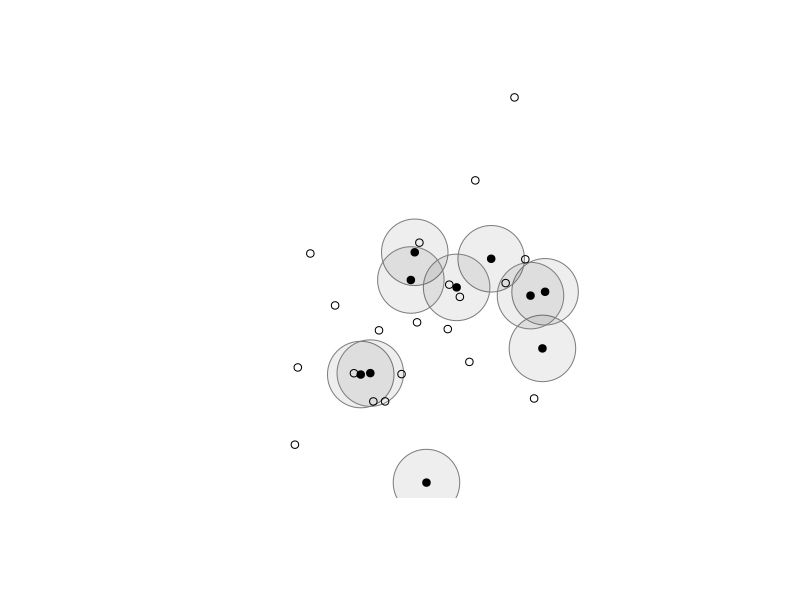
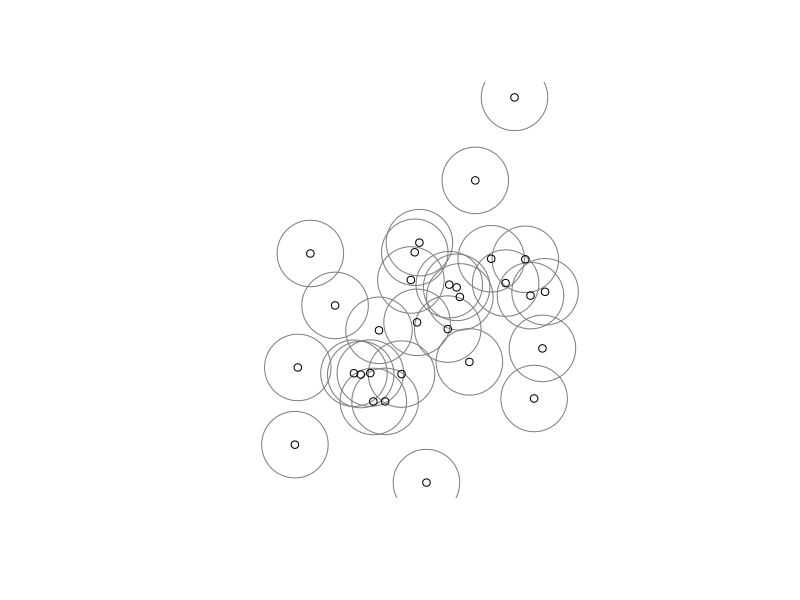
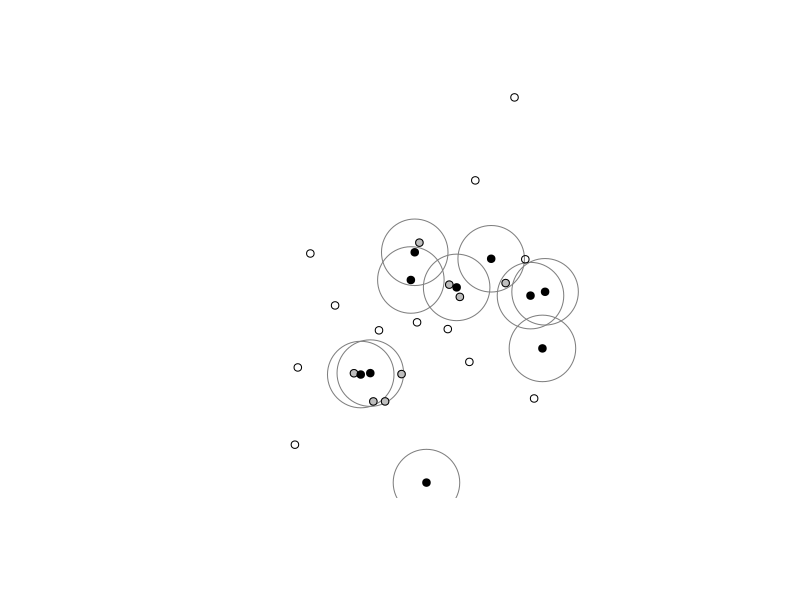
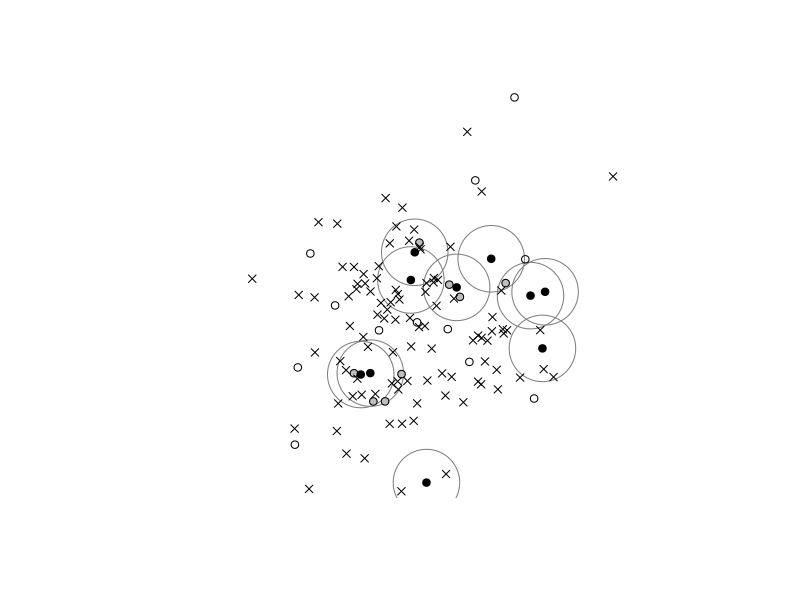

R code for these plots, in order:
rm(list = ls())

set.seed(1337)

# Establish parameters

# Number of total units in the "main experimental pop"
NS <- 30
# Number treated
ntreatedS <- 10

# True radius for spillover
radius <- .5

# Too small radius, used for misspecification
radiusW <- .25

# Too large radius, used for generating non-experimental density "effects"
radiusB <- .75

# Number of randomizations
numrands <- 10000

# Generate coordinates
ax <- rnorm(NS*2)
coordsS <- cbind(ax[1:(NS)],ax[(NS+1):(2*NS)])

# To multiply the population, ala Brewer, in completely separate groups. Setting this to 10 replicates the 100 out of 300 specification reported in the book.
numrepeater <- 1

N <- NS*numrepeater
ntreated <- ntreatedS*numrepeater
coords <- coordsS[rep(c(1:NS),numrepeater),] + cbind(2*(max(coordsS[,1])-min(coordsS[,1])+radius)*sort(rep(c(0:(numrepeater-1)),NS)),0)

# Generate non-experimental units, coordinates
NnonexpS <- 100
coordsNonS <- cbind(rnorm(NnonexpS),rnorm(NnonexpS))

Nnonexp <- NnonexpS*numrepeater

coordsNon <- coordsNonS[rep(c(1:NnonexpS),numrepeater),] + cbind(2*(max(coordsS[,1])-min(coordsS[,1])+radius)*sort(rep(c(0:(numrepeater-1)),NnonexpS)),0)


#######

# Generate distance matrix
distmat <- as.matrix(dist(coords))

# non-experimental distances to experimental units
distmatNon <- as.matrix(dist(rbind(coords,coordsNon)))[1:N,(N+1):(N+Nnonexp)]

# Calculate number of units near each unit (right, small, large)
numnear <- apply(distmat,1,function(x) sum(x < radius)) - 1
numnearW <- apply(distmat,1,function(x) sum(x < radiusW)) - 1
numnearB <- apply(distmat,1,function(x) sum(x < radiusB)) - 1

# Calculate number of units near each nonexperiment unit (right, small, large)
numnearNon <- apply(distmatNon,2,function(x) sum(x < radius))
numnearNonW <- apply(distmatNon,2,function(x) sum(x < radiusW))
numnearNonB <- apply(distmatNon,2,function(x) sum(x < radiusB))

# Base POs
Y00 <- 10 + numnearB*10

# Treatmen Effects
t01 <- -5
t10 <- 5
t11 <- -7

Y01 <- Y00 + t01
Y10 <- Y00 + t10
Y11 <- Y00 + t11

# Randomly generate treatment assignments
treat <- sample(c(rep(0,N-ntreated),rep(1,ntreated)))
#sample(sample(sample(c(rep(1,ntreated),rep(0,N-ntreated)))))

# True POs for units eligible for all treatments
mean(Y00[numnear>0])
mean(Y10[numnear>0])
mean(Y01[numnear>0])
mean(Y11[numnear>0])

# Generate non-exp POs
Y00Non <- 0 + numnearNonB
Y10Non <- Y00Non + t10

# Generate treatment conditions -- exposure condition defined by "cond"
distmattreat <- distmat + (1-treat)*100
numtreat <- apply(distmattreat,2,function(x) sum(x < radius)) - treat
cond <- 10*(numtreat > 0) + treat

numtreatW <- apply(distmattreat,2,function(x) sum(x < radiusW)) - treat
condW <- 10*(numtreatW > 0) + treat

distmatNontreat <- distmatNon + (1-treat)*100
numtreatNon <- apply(distmatNontreat,2,function(x) sum(x < radius))
condNon <- 10*(numtreatNon > 0)

cond[numnear>0]
table(numnear,treat)

# Generate observed outcomes
Y <- Y00
Y[cond==1] <- Y01[cond==1]
Y[cond==11] <- Y11[cond==11]
Y[cond==10] <- Y10[cond==10]

mean(Y[treat==1]) - mean(Y[treat==0])

# Estimate probability of exposure for correct model and wrong-radius model
# Order: 00, 01, 10, 11
pmat <- pmatW <- matrix(0,N,4)

# Scalar probability (10) for non-experimental units.
pNon <- rep(0,Nnonexp)

for (i in 1:numrands) {
	treatri <- sample(treat)
	distmattreat <- distmat + (1-treatri)*100
	numtreat <- apply(distmattreat,2,function(x) sum(x < radius)) - treatri
	condri <- 2*(numtreat > 0) + treatri + 1
	for (j in 1:N) pmat[j,condri[j]] <- pmat[j,condri[j]] + 1
	
	# wrong radius
	numtreat <- apply(distmattreat,2,function(x) sum(x < radiusW)) - treatri
	condri <- 2*(numtreat > 0) + treatri + 1
	for (j in 1:N) pmatW[j,condri[j]] <- pmatW[j,condri[j]] + 1
	
	# non-experimental units
	distmatNontreat <- distmatNon + (1-treatri)*100
	numtreatNon <- apply(distmatNontreat,2,function(x) sum(x < radius))
	pNon <- pNon +  (numtreatNon > 0)
	
	if (i %% 1000 == 0) cat(i,"")
	}
	
####### No one near - can estimate simple diff in means

summary(lm(Y[numnear == 0]~treat[numnear==0]))

####### Someone near - need to apply IPW

pscoremat <- pmat/numrands
pscorematW <- pmatW/numrands
pscoreNon <- pNon/numrands

#weight <- rep(NA,0)

weight <- 1/pscoremat[,1]

for (j in 1:N) {
	if (cond[j] == 01) weight[j] <- 1/pscoremat[j,2]
	if (cond[j] == 10) weight[j] <- 1/pscoremat[j,3]
	if (cond[j] == 11) weight[j] <- 1/pscoremat[j,4]
	}

######### Get Distribution

Y00mean <- Y10mean <- Y01mean <- Y11mean <- Y0meanN <- Y1meanN <- rep(NA,numrands)
Y00meanW <- Y10meanW <- Y01meanW <- Y11meanW <- Y0meanNW <- Y1meanNW <- rep(NA,numrands)
Y00meanna <- Y10meanna <- Y01meanna <- Y11meanna <- rep(NA,numrands)
Y00meanT <- Y10meanT <- Y01meanT <- Y11meanT <- Y0meanNT <- Y1meanNT <- rep(NA,numrands)
tauS <- tauNon <- rep(NA,numrands)

Nright <- sum(numnear >0)

# This is just going to iterate through the randomization distribution

for (i in 1:numrands) {
	
	# Generate treatment assignments, exposure conditions
	
	treatri <- sample(treat)
	distmattreat <- distmat + (1-treatri)*100
	numtreat <- apply(distmattreat,2,function(x) sum(x < radius)) - treatri
	condri <- 10*(numtreat > 0) + treatri

	# Regenerate POs

	Yri <- Y00
	Yri[condri==1] <- Y01[condri==1]
	Yri[condri==11] <- Y11[condri==11]
	Yri[condri==10] <- Y10[condri==10]
	
	# For units with no one near

	Y1meanN[i] <- mean(Yri[numnear == 0 & treatri == 1])
	Y0meanN[i] <- mean(Yri[numnear == 0 & treatri == 0])

	# Generate weights

	weightri <- 1/pscoremat[,1]

	for (j in 1:N) {
		if (condri[j] == 01) weightri[j] <- 1/pscoremat[j,2]
		if (condri[j] == 10) weightri[j] <- 1/pscoremat[j,3]
		if (condri[j] == 11) weightri[j] <- 1/pscoremat[j,4]
	}
	
	# Estimate all effects

	Y00meanT[i] <- sum(Yri[numnear > 0 & condri == 00]*weightri[numnear > 0 & condri == 00])/Nright
	Y00mean[i] <- weighted.mean(Yri[numnear > 0 & condri == 00],weightri[numnear > 0 & condri == 00])
	Y10meanT[i] <- sum(Yri[numnear > 0 & condri == 10]*weightri[numnear > 0 & condri == 10])/Nright
	Y10mean[i] <- weighted.mean(Yri[numnear > 0 & condri == 10],weightri[numnear > 0 & condri == 10])
	Y01meanT[i] <- sum(Yri[numnear > 0 & condri == 01]*weightri[numnear > 0 & condri == 01])/Nright
	Y01mean[i] <- weighted.mean(Yri[numnear > 0 & condri == 01],weightri[numnear > 0 & condri == 01])
	Y11meanT[i] <- sum(Yri[numnear > 0 & condri == 11]*weightri[numnear > 0 & condri == 11])/Nright
	Y11mean[i] <- weighted.mean(Yri[numnear > 0 & condri == 11],weightri[numnear > 0 & condri == 11])

	Y00meanna[i] <- mean(Yri[condri==00])
	Y01meanna[i] <- mean(Yri[condri==01])
	Y10meanna[i] <- mean(Yri[condri==10])
	Y11meanna[i] <- mean(Yri[condri==11])

	tauS[i] <- mean(Yri[treatri==1]) - mean(Yri[treatri==0])

	# A naive model, where the wrong radius is specified

	numtreatW <- apply(distmattreat,2,function(x) sum(x < radiusW)) - treatri
	condriW <- 10*(numtreatW > 0) + treatri

	weightriW <- 1/pscorematW[,1]

	for (j in 1:N) {
		if (condriW[j] == 01) weightriW[j] <- 1/pscorematW[j,2]
		if (condriW[j] == 10) weightriW[j] <- 1/pscorematW[j,3]
		if (condriW[j] == 11) weightriW[j] <- 1/pscorematW[j,4]
	}


	Y1meanNW[i] <- mean(Yri[numnearW == 0 & treatri == 1])
	Y0meanNW[i] <- mean(Yri[numnearW == 0 & treatri == 0])
	Y00meanW[i] <- weighted.mean(Yri[numnearW > 0 & condriW == 00],weightriW[numnearW > 0 & condriW == 00])
	Y10meanW[i] <- weighted.mean(Yri[numnearW > 0 & condriW == 10],weightriW[numnearW > 0 & condriW == 10])
	Y01meanW[i] <- weighted.mean(Yri[numnearW > 0 & condriW == 01],weightriW[numnearW > 0 & condriW == 01])
	Y11meanW[i] <- weighted.mean(Yri[numnearW > 0 & condriW == 11],weightriW[numnearW > 0 & condriW == 11])

	# Using non-experimental units

	distmatNontreat <- distmatNon + (1-treatri)*100
	numtreatNon <- apply(distmatNontreat,2,function(x) sum(x < radius))
	condriNon <- 10*(numtreatNon > 0)

	tauNon[i] <- weighted.mean(Y10Non[numnearNon > 0 & condriNon == 10],1/pscoreNon[numnearNon > 0 & condriNon == 10]) - weighted.mean(Y00Non[numnearNon > 0 & condriNon == 00],1/(1-pscoreNon)[numnearNon > 0 & condriNon == 00])

	if (i %% 1000 == 0) cat(i,"")
	}

######### Details the true means for the exposure-eligible units

mean(Y00[numnear>0])
summary(Y00mean)
summary(Y00meanT)

mean(Y10[numnear>0])
summary(Y10mean)
summary(Y10meanT)

mean(Y01[numnear>0])
summary(Y01mean)
summary(Y01meanT)

mean(Y11[numnear>0])
summary(Y11mean)
summary(Y11meanT)

### This is the point estimates for the naive diffs in means

mean(Y[cond==01]) - mean(Y[cond==0])
mean(Y[cond==10]) - mean(Y[cond==0])
mean(Y[cond==11]) - mean(Y[cond==0])

### Now the correct, IPW diff-in-means

# stratum 1 - no spillover-eligible

weighted.mean(Y[cond==01 & numnear == 0],weights=weight[cond==01 & numnear == 0]) -  weighted.mean(Y[cond==0 & numnear == 0],weights=weight[cond==0 & numnear == 0])

# stratum 2 - spillover-eligible

weighted.mean(Y[cond==01 & numnear > 0],weights=weight[cond==01 & numnear > 0]) - weighted.mean(Y[cond==0 & numnear > 0],weights=weight[cond==0 & numnear > 0])
weighted.mean(Y[cond==10 & numnear > 0],weights=weight[cond==10 & numnear > 0])- weighted.mean(Y[cond==0 & numnear > 0],weights=weight[cond==0 & numnear > 0])
weighted.mean(Y[cond==11 & numnear > 0],weights=weight[cond==11 & numnear > 0]) - weighted.mean(Y[cond==0 & numnear > 0],weights=weight[cond==0 & numnear > 0])

# non-experimental

weighted.mean(Y10Non[numnearNon > 0 & condNon == 10],1/pscoreNon[numnearNon > 0 & condNon == 10]) - weighted.mean(Y00Non[numnearNon > 0 & condNon == 00],1/(1-pscoreNon)[numnearNon > 0 & condNon == 00])

### True effects

mean(Y01[numnear>0]-Y00[numnear>0])
mean(Y10[numnear>0]-Y00[numnear>0])
mean(Y11[numnear>0]-Y00[numnear>0])

mean(Y10Non[numnearNon>0]-Y00Non[numnearNon>0])


### Describe the randomization distributions of all effects

# Correct, spillover-ineligible
summary(Y1meanN-Y0meanN)
sd(Y1meanN-Y0meanN,na.rm=TRUE)

# Correct, spillover-eligible
summary(Y01mean-Y00mean)
sd(Y01mean-Y00mean,na.rm=TRUE)
summary(Y10mean-Y00mean)
sd(Y10mean-Y00mean,na.rm=TRUE)
summary(Y11mean-Y00mean)
sd(Y11mean-Y00mean,na.rm=TRUE)

### Assuming no spillover
summary(tauS)

### No weights
summary(Y01meanna-Y00meanna)
summary(Y10meanna-Y00meanna)
summary(Y11meanna-Y00meanna)

### Wrong model of spillover
summary(Y1meanNW-Y0meanNW)
summary(Y01meanW-Y00meanW)
summary(Y10meanW-Y00meanW)
summary(Y11meanW-Y00meanW)

### Non-experimental units
summary(tauNon)

######## Put together some plots

plot(coords,type="n",asp=1,axes=FALSE,xlab="",ylab="")
symbols(coords[treat==1,],circles=rep(radius,ntreated),inches=FALSE,fg="grey50",bg="#00000011",add=TRUE)
points(coords[treat==0,])
points(coords[treat==1,],pch=19)

########

#####

# Now, we're going to repeat everything above with hypothesized potential outcomes, to estimate confidence intervals. No difference in interpreting the code, everything is just estimated now.

tauestN <- weighted.mean(Y[cond==01 & numnear == 0],weights=weight[cond==01 & numnear == 0]) - weighted.mean(Y[cond==0 & numnear == 0],weights=weight[cond==0 & numnear == 0])

tau01est <- weighted.mean(Y[cond==01 & numnear > 0],weights=weight[cond==01 & numnear > 0]) - weighted.mean(Y[cond==0 & numnear > 0],weights=weight[cond==0 & numnear > 0])
tau10est <- weighted.mean(Y[cond==10 & numnear > 0],weights=weight[cond==10 & numnear > 0])- weighted.mean(Y[cond==0 & numnear > 0],weights=weight[cond==0 & numnear > 0])
tau11est <- weighted.mean(Y[cond==11 & numnear > 0],weights=weight[cond==11 & numnear > 0])- weighted.mean(Y[cond==0 & numnear > 0],weights=weight[cond==0 & numnear > 0])

tauestNon <- weighted.mean(Y10Non[numnearNon > 0 & condNon == 10],1/pscoreNon[numnearNon > 0 & condNon == 10]) - weighted.mean(Y00Non[numnearNon > 0 & condNon == 00],1/pscoreNon[numnearNon > 0 & condNon == 00])

Y00est <- Y01est <- Y10est <- Y11est <- Y

Y00est[cond == 01] <- Y[cond == 01] - tau01est
Y00est[cond == 10] <- Y[cond == 10] - tau10est
Y00est[cond == 11] <- Y[cond == 11] - tau11est

Y01est[cond == 00] <- Y[cond == 00] + tau01est
Y01est[cond == 10] <- Y[cond == 10] - tau10est + tau01est
Y01est[cond == 11] <- Y[cond == 11] - tau11est + tau01est

Y10est[cond == 00] <- Y[cond == 00] + tau10est
Y10est[cond == 01] <- Y[cond == 01] - tau01est + tau10est
Y10est[cond == 11] <- Y[cond == 11] - tau11est + tau10est

Y11est[cond == 00] <- Y[cond == 00] + tau11est
Y11est[cond == 01] <- Y[cond == 01] - tau01est + tau11est
Y11est[cond == 10] <- Y[cond == 10] - tau10est + tau11est

Y0est <- Y1est <- Y
Y0est[treat == 1] <- Y[treat == 1] - tauestN
Y1est[treat == 0] <- Y[treat == 0] + tauestN

######

YNon <- Y00Non
YNon[condNon==10] <- Y10Non[condNon==10] 

Y00estNon <- Y10estNon <- YNon
Y00estNon[condNon == 10] <- YNon[condNon == 10] - tauestNon
Y10estNon[condNon == 00] <- YNon[condNon == 00] + tauestNon


Y00meanRos <- Y10meanRos <- Y01meanRos <- Y11meanRos <- Y0meanRosN <- Y1meanRosN <- rep(NA,numrands)
Y00meanRosna <- Y10meanRosna <- Y01meanRosna <- Y11meanRosna <- tauSRos <- tauNonRos <- rep(NA,numrands)

Nright <- sum(numnear >0)

for (i in 1:numrands) {
	treatri <- sample(treat)
	distmattreat <- distmat + (1-treatri)*100
	numtreat <- apply(distmattreat,2,function(x) sum(x < radius)) - treatri
	condri <- 10*(numtreat > 0) + treatri

	Yri <- Y00est
	Yri[condri==1] <- Y01est[condri==1]
	Yri[condri==11] <- Y11est[condri==11]
	Yri[condri==10] <- Y10est[condri==10]

	Y1meanRosN[i] <- mean(Y1est[numnear == 0 & treatri == 1])
	Y0meanRosN[i] <- mean(Y0est[numnear == 0 & treatri == 0])

	weightri <- 1/pscoremat[,1]

	for (j in 1:N) {
		if (condri[j] == 01) weightri[j] <- 1/pscoremat[j,2]
		if (condri[j] == 10) weightri[j] <- 1/pscoremat[j,3]
		if (condri[j] == 11) weightri[j] <- 1/pscoremat[j,4]
	}
	

	Y00meanRos[i] <- weighted.mean(Yri[numnear > 0 & condri == 00],weightri[numnear > 0 & condri == 00])
	Y10meanRos[i] <- weighted.mean(Yri[numnear > 0 & condri == 10],weightri[numnear > 0 & condri == 10])
	Y01meanRos[i] <- weighted.mean(Yri[numnear > 0 & condri == 01],weightri[numnear > 0 & condri == 01])
	Y11meanRos[i] <- weighted.mean(Yri[numnear > 0 & condri == 11],weightri[numnear > 0 & condri == 11])

#	Y00meanRosna[i] <- mean(Yri[condri==00])
#	Y01meanRosna[i] <- mean(Yri[condri==01])
#	Y10meanRosna[i] <- mean(Yri[condri==10])
#	Y11meanRosna[i] <- mean(Yri[condri==11])

	tauSRos[i] <- mean(Yri[treatri==1]) - mean(Yri[treatri==0])
	
	distmatNontreat <- distmatNon + (1-treatri)*100
	numtreatNon <- apply(distmatNontreat,2,function(x) sum(x < radius))
	condriNon <- 10*(numtreatNon > 0)
	
	tauNonRos[i] <- weighted.mean(Y10estNon[numnearNon > 0 & condriNon == 10],1/pscoreNon[numnearNon > 0 & condriNon == 10]) - weighted.mean(Y00estNon[numnearNon > 0 & condriNon == 00],1/(1-pscoreNon)[numnearNon > 0 & condriNon == 00])

	if (i %% 1000 == 0) cat(i,"")
	}

# Confidence intervals for correct estimators

quantile(Y1meanRosN - Y0meanRosN,na.rm=TRUE,c(0.025,.5,0.975))

quantile(Y01meanRos - Y00meanRos,na.rm=TRUE,c(0.025,.5,0.975))
quantile(Y10meanRos - Y00meanRos,na.rm=TRUE,c(0.025,.5,0.975))
quantile(Y11meanRos - Y00meanRos,na.rm=TRUE,c(0.025,.5,0.975))

quantile(tauNonRos,na.rm=TRUE,c(0.025,.5,0.975))

# More display plots, saving data

#save.image("10of30.rData")

cbind(numnear,numnearB,Y00,Y01,Y10,Y11)

distmattreat <- distmat + (1-treat)*100
numtreat <- apply(distmattreat,2,function(x) sum(x < radius)) - treat

cbind(treat,cond,Y)

## Plot Figure 8.2
plot(coords,type="n",asp=1,axes=FALSE,xlab="",ylab="")
symbols(coords,circles=rep(radius,N),inches=FALSE,fg="grey50",bg="#00000000",add=TRUE)
points(coords)

## Plot Figure 8.3
plot(coords,type="n",asp=1,axes=FALSE,xlab="",ylab="")
symbols(coords[treat==1,],circles=rep(radius,ntreated),inches=FALSE,fg="grey50",bg="#00000000",add=TRUE)
points(coords[cond==00,])
points(coords[cond==10,],pch=19,col="grey")
points(coords[cond==10,])
points(coords[treat==1,],pch=19)

## Plot Figure 8.4
plot(coords,type="n",asp=1,axes=FALSE,xlab="",ylab="")
symbols(coords[treat==1,],circles=rep(radius,ntreated),inches=FALSE,fg="grey50",bg="#00000000",add=TRUE)
points(coords[cond==00,])
points(coords[cond==10,],pch=19,col="grey")
points(coords[cond==10,])
points(coords[treat==1,],pch=19)
points(coordsNon,pch=4)

# Output Nonexp CSV

YNon <- Y00Non
YNon[condNon==10] <- Y10Non[condNon==10]

nonexpCSV <- data.frame(numnearNonB,1-pscoreNon,pscoreNon,Y00Non,Y10Non,condNon,YNon)

colnames(nonexpCSV) <- list("No. Hotspots","Pr(00)","Pr(10)","Y00","Y10","Exposure","Y")

nonexpCSV
